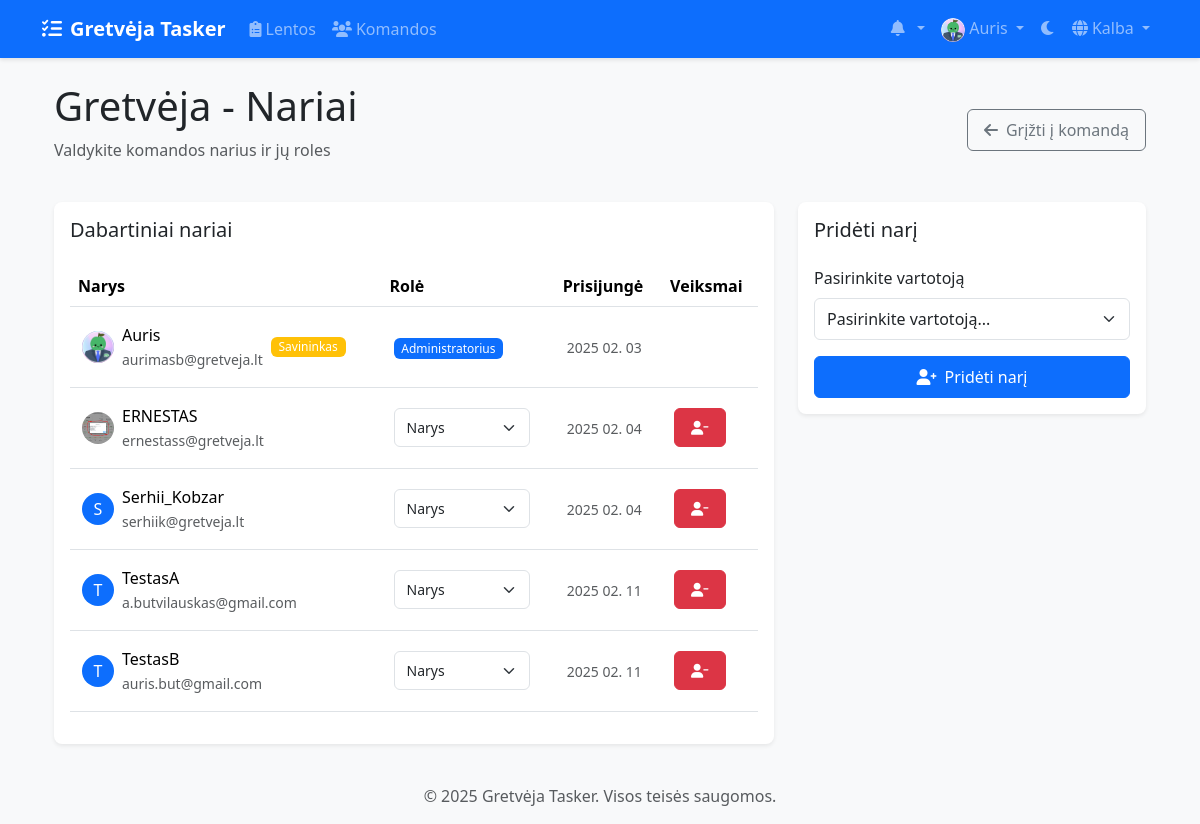
The app's page /lt/teams/1/members/ (signed in), older data.
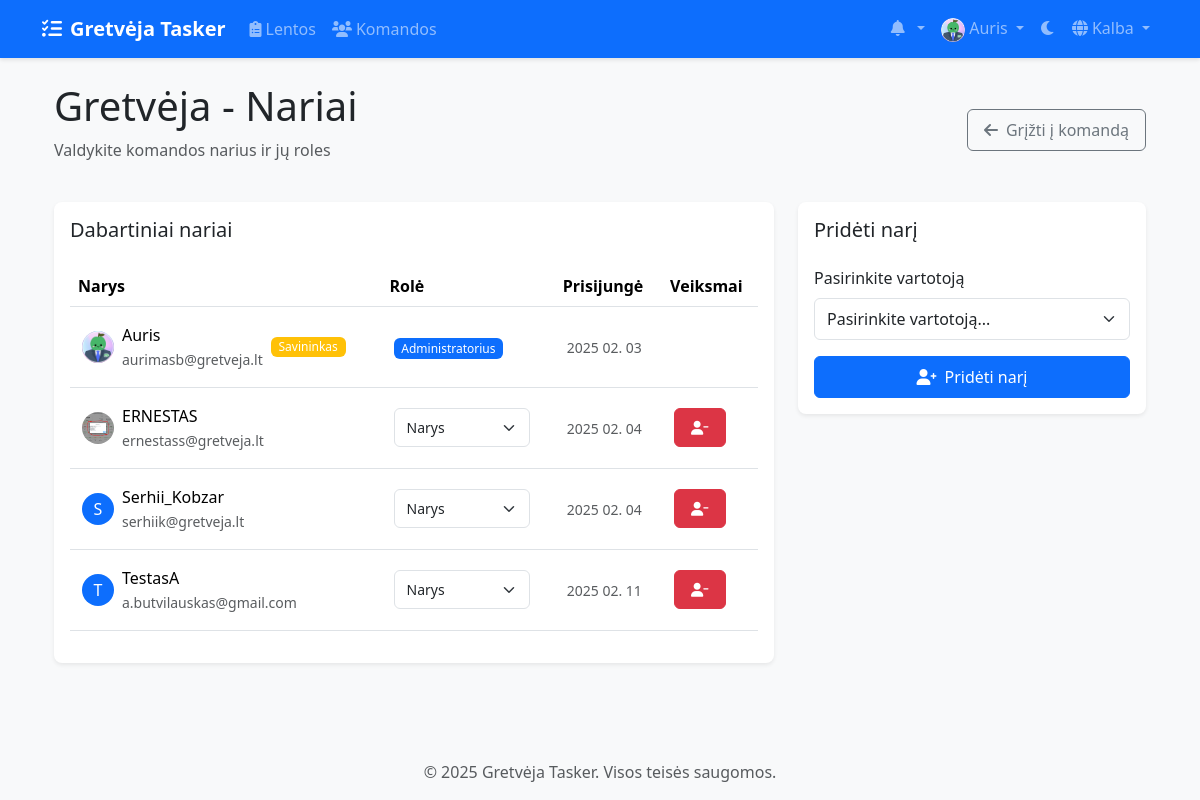
The same page, newer data.
### teams/models.py (models this page shows, shortened)
class TeamMembership(models.Model):
    ROLE_CHOICES = [
        ('member', 'Member'),
        ('admin', 'Admin'),
    ]
    team = models.ForeignKey(Team, on_delete=models.CASCADE)
    user = models.ForeignKey(settings.AUTH_USER_MODEL, on_delete=models.CASCADE)
    role = models.CharField(max_length=20, choices=ROLE_CHOICES, default='member')
    joined_at = models.DateTimeField(auto_now_add=True)
    class Meta:
        unique_together = ('team', 'user')

### accounts/models.py (models this page shows, shortened)
class CustomUser(AbstractUser):
    email = models.EmailField(_('email address'), unique=True)
    avatar = models.ImageField(upload_to='avatars/', null=True, blank=True)
    bio = models.TextField(max_length=500, blank=True)
    theme_preference = models.CharField(
        max_length=10,
        choices=[('light', 'Light'), ('dark', 'Dark')],
        default='light'
    )
    notification_preferences = models.JSONField(
        default=dict,
        help_text=_('User notification preferences')
    )
    class Meta:
        verbose_name = _('user')
        verbose_name_plural = _('users')

### teams/views/member_views.py (the view)
# urls.py: path('<int:team_id>/members/', views.team_members, name='team_members'),
@login_required
def team_members(request, team_id):
    team = get_object_or_404(Team, id=team_id)
    if not team.members.filter(id=request.user.id).exists():
        messages.error(request, "You don't have access to this team.")
        return redirect('teams:team_list')
    members = TeamService.get_member_info(team)
    users = User.objects.exclude(id__in=team.members.values_list('id', flat=True))
    return render(request, 'teams/team_members.html', {
        'team': team,
        'members': members,
        'users': users,
        'is_admin': can_manage_team(request.user, team)
    })

### teams/permissions.py (called while the page is built)
def can_manage_team(user, team):
    return team.owner == user or is_team_admin(user, team)

### teams/services/team_service.py (called while the page is built)
    @staticmethod
    def get_member_info(team):
        return team.teammembership_set.all().select_related('user')

### templates/teams/team_members.html (shortened to what the changed rows need)
{% extends 'base.html' %}
{% load static %}
{% block content %}
<div class="container">
    <div class="d-flex justify-content-between align-items-center mb-4">
        <div>
            <h1 class="mb-2">{{ team.name }} - Nariai</h1>
        </div>
    </div>
    <div class="row">
        <div class="col-lg-8">
            <div class="card shadow-sm">
                <div class="card-body">
                    <div class="table-responsive">
                        <table class="table table-hover align-middle">
                            <thead>
                                <tr>
                                    <th>Narys</th>
                                    <th>Rolė</th>
                                    <th>Prisijungė</th>
                                    {% if is_admin %}
                                    <th>Veiksmai</th>
                                    {% endif %}
                                </tr>
                            </thead>
                            <tbody>
                                {% for membership in members %}
                                <tr>
                                    <td>
                                        <div class="d-flex align-items-center">
                                            {% if membership.user.avatar %}
                                                <img src="{{ membership.user.avatar.url }}" alt="Avatar"
                                                     class="rounded-circle me-2" width="32" height="32">
                                            {% else %}
                                                <div class="rounded-circle bg-primary text-white d-flex align-items-center justify-content-center me-2"
                                                     style="width: 32px; height: 32px;">
                                                    {{ membership.user.username|make_list|first|upper }}
                                                </div>
                                            {% endif %}
                                            <div>
                                                <div>{{ membership.user.username }}</div>
                                                <small class="text-muted">{{ membership.user.email }}</small>
                                            </div>
                                            {% if membership.user == team.owner %}
                                            <span class="badge bg-warning ms-2">Savininkas</span>
                                            {% endif %}
                                        </div>
                                    </td>
                                    <td>
                                        {% if is_admin and membership.user != team.owner %}
                                        <form method="post" action="{% url 'teams:change_member_role' team_id=team.id user_id=membership.user.id %}"
                                              class="d-flex align-items-center">
                                            <select name="role" class="form-select form-select-sm"
                                                    onchange="this.form.submit()" style="width: auto;">
                                                <option value="member" {% if membership.role == 'member' %}selected{% endif %}>
                                                    Narys
                                                </option>
                                            </select>
                                        </form>
                                        {% else %}
                                        <span class="badge {% if membership.role == 'admin' %}bg-primary{% else %}bg-secondary{% endif %}">
                                            {% if membership.role == 'admin' %}Administratorius{% else %}Narys{% endif %}
                                        </span>
                                        {% endif %}
                                    </td>
                                    <td>
                                        <small class="text-muted">
                                            {{ membership.joined_at|date:"Y m. d" }}
                                        </small>
                                    </td>
                                    {% if is_admin %}
                                    <td>
                                        {% if membership.user != team.owner %}
                                        <button type="button" class="btn btn-sm btn-danger"
                                                onclick="showRemoveMemberModal('{{ membership.user.id }}', '{{ membership.user.username }}')">
                                            <i class="fas fa-user-minus"></i>
                                        </button>
                                        {% endif %}
                                    </td>
                                    {% endif %}
                                </tr>
                                {% endfor %}
                            </tbody>
                        </table>
                    </div>
                </div>
            </div>
        </div>
    </div>
</div>
{% endblock %}

Row changes from the older to the newer data that the page shows:
removed TeamMembership: user.username|make_list "T", user.username "TestasB", user.email "auris.but@gmail.com", role "Narys", joined_at "2025 02. 11"
